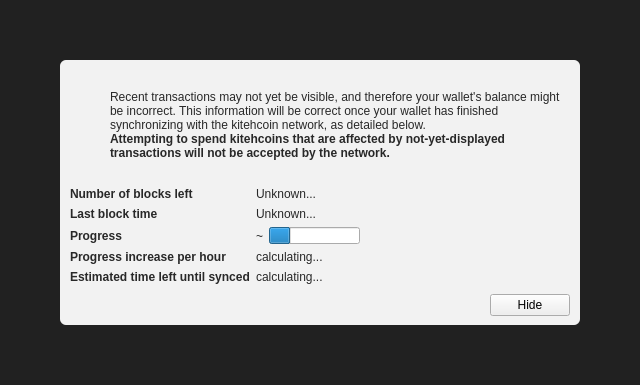
<?xml version="1.0" encoding="UTF-8"?>
<ui version="4.0">
 <class>ModalOverlay</class>
 <widget class="ModalOverlay" name="ModalOverlay">
  <property name="geometry">
   <rect>
    <x>0</x>
    <y>0</y>
    <width>640</width>
    <height>385</height>
   </rect>
  </property>
  <property name="windowTitle">
   <string>Form</string>
  </property>
  <layout class="QVBoxLayout" name="verticalLayout" stretch="0">
   <property name="sizeConstraint">
    <enum>QLayout::SetDefaultConstraint</enum>
   </property>
   <property name="leftMargin">
    <number>0</number>
   </property>
   <property name="topMargin">
    <number>0</number>
   </property>
   <property name="rightMargin">
    <number>0</number>
   </property>
   <property name="bottomMargin">
    <number>0</number>
   </property>
   <item>
    <widget class="QWidget" name="bgWidget" native="true">
     <property name="styleSheet">
      <string notr="true">#bgWidget { background: rgba(0,0,0,220); }</string>
     </property>
     <layout class="QVBoxLayout" name="verticalLayoutMain" stretch="1">
      <property name="leftMargin">
       <number>60</number>
      </property>
      <property name="topMargin">
       <number>60</number>
      </property>
      <property name="rightMargin">
       <number>60</number>
      </property>
      <property name="bottomMargin">
       <number>60</number>
      </property>
      <item>
       <widget class="QWidget" name="contentWidget" native="true">
        <property name="styleSheet">
         <string notr="true">#contentWidget { background: rgba(255,255,255,240); border-radius: 6px; }

QLabel { color: rgb(40,40,40);  }</string>
        </property>
        <layout class="QVBoxLayout" name="verticalLayoutSub" stretch="1,0,0,0">
         <property name="spacing">
          <number>0</number>
         </property>
         <property name="leftMargin">
          <number>10</number>
         </property>
         <property name="topMargin">
          <number>10</number>
         </property>
         <property name="rightMargin">
          <number>10</number>
         </property>
         <property name="bottomMargin">
          <number>10</number>
         </property>
         <item>
          <layout class="QHBoxLayout" name="horizontalLayoutIconText" stretch="0,1">
           <property name="topMargin">
            <number>20</number>
           </property>
           <item>
            <layout class="QVBoxLayout" name="verticalLayoutIcon">
             <property name="leftMargin">
              <number>0</number>
             </property>
             <item>
              <widget class="QPushButton" name="warningIcon">
               <property name="enabled">
                <bool>false</bool>
               </property>
               <property name="text">
                <string/>
               </property>
               <property name="icon">
                <iconset>
                 <normaloff>:/icons/warning</normaloff>
                 <disabledoff>:/icons/warning</disabledoff>:/icons/warning</iconset>
               </property>
               <property name="iconSize">
                <size>
                 <width>48</width>
                 <height>48</height>
                </size>
               </property>
               <property name="flat">
                <bool>true</bool>
               </property>
              </widget>
             </item>
             <item>
              <spacer name="verticalSpacerWarningIcon">
               <property name="orientation">
                <enum>Qt::Vertical</enum>
               </property>
               <property name="sizeHint" stdset="0">
                <size>
                 <width>20</width>
                 <height>40</height>
                </size>
               </property>
              </spacer>
             </item>
            </layout>
           </item>
           <item>
            <layout class="QVBoxLayout" name="verticalLayoutInfoText">
             <property name="leftMargin">
              <number>0</number>
             </property>
             <property name="topMargin">
              <number>0</number>
             </property>
             <item>
              <widget class="QLabel" name="infoText">
               <property name="text">
                <string>Recent transactions may not yet be visible, and therefore your wallet's balance might be incorrect. This information will be correct once your wallet has finished synchronizing with the kitehcoin network, as detailed below.</string>
               </property>
               <property name="textFormat">
                <enum>Qt::RichText</enum>
               </property>
               <property name="wordWrap">
                <bool>true</bool>
               </property>
              </widget>
             </item>
             <item>
              <widget class="QLabel" name="infoTextStrong">
               <property name="font">
                <font>
                 <weight>75</weight>
                 <bold>true</bold>
                </font>
               </property>
               <property name="text">
                <string>Attempting to spend kitehcoins that are affected by not-yet-displayed transactions will not be accepted by the network.</string>
               </property>
               <property name="textFormat">
                <enum>Qt::RichText</enum>
               </property>
               <property name="wordWrap">
                <bool>true</bool>
               </property>
              </widget>
             </item>
             <item>
              <spacer name="verticalSpacerInTextSpace">
               <property name="orientation">
                <enum>Qt::Vertical</enum>
               </property>
               <property name="sizeHint" stdset="0">
                <size>
                 <width>20</width>
                 <height>40</height>
                </size>
               </property>
              </spacer>
             </item>
            </layout>
           </item>
          </layout>
         </item>
         <item>
          <spacer name="verticalSpacerAfterText">
           <property name="orientation">
            <enum>Qt::Vertical</enum>
           </property>
           <property name="sizeHint" stdset="0">
            <size>
             <width>20</width>
             <height>40</height>
            </size>
           </property>
          </spacer>
         </item>
         <item>
          <layout class="QFormLayout" name="formLayout">
           <property name="fieldGrowthPolicy">
            <enum>QFormLayout::FieldsStayAtSizeHint</enum>
           </property>
           <property name="horizontalSpacing">
            <number>6</number>
           </property>
           <property name="verticalSpacing">
            <number>6</number>
           </property>
           <property name="topMargin">
            <number>10</number>
           </property>
           <item row="0" column="0">
            <widget class="QLabel" name="labelNumberOfBlocksLeft">
             <property name="font">
              <font>
               <weight>75</weight>
               <bold>true</bold>
              </font>
             </property>
             <property name="text">
              <string>Number of blocks left</string>
             </property>
            </widget>
           </item>
           <item row="0" column="1">
            <widget class="QLabel" name="numberOfBlocksLeft">
             <property name="text">
              <string>Unknown...</string>
             </property>
            </widget>
           </item>
           <item row="1" column="0">
            <widget class="QLabel" name="labelLastBlockTime">
             <property name="font">
              <font>
               <weight>75</weight>
               <bold>true</bold>
              </font>
             </property>
             <property name="text">
              <string>Last block time</string>
             </property>
            </widget>
           </item>
           <item row="1" column="1">
            <widget class="QLabel" name="newestBlockDate">
             <property name="sizePolicy">
              <sizepolicy hsizetype="Maximum" vsizetype="Preferred">
               <horstretch>0</horstretch>
               <verstretch>0</verstretch>
              </sizepolicy>
             </property>
             <property name="text">
              <string>Unknown...</string>
             </property>
            </widget>
           </item>
           <item row="2" column="0">
            <widget class="QLabel" name="labelSyncDone">
             <property name="font">
              <font>
               <weight>75</weight>
               <bold>true</bold>
              </font>
             </property>
             <property name="text">
              <string>Progress</string>
             </property>
            </widget>
           </item>
           <item row="2" column="1">
            <layout class="QHBoxLayout" name="horizontalLayoutSync" stretch="0,1">
             <item>
              <widget class="QLabel" name="percentageProgress">
               <property name="text">
                <string notr="true">~</string>
               </property>
              </widget>
             </item>
             <item>
              <widget class="QProgressBar" name="progressBar">
               <property name="value">
                <number>24</number>
               </property>
               <property name="format">
                <string/>
               </property>
              </widget>
             </item>
            </layout>
           </item>
           <item row="4" column="0">
            <widget class="QLabel" name="labelProgressIncrease">
             <property name="font">
              <font>
               <weight>75</weight>
               <bold>true</bold>
              </font>
             </property>
             <property name="text">
              <string>Progress increase per hour</string>
             </property>
            </widget>
           </item>
           <item row="4" column="1">
            <widget class="QLabel" name="progressIncreasePerH">
             <property name="text">
              <string>calculating...</string>
             </property>
            </widget>
           </item>
           <item row="5" column="0">
            <widget class="QLabel" name="labelEstimatedTimeLeft">
             <property name="font">
              <font>
               <weight>75</weight>
               <bold>true</bold>
              </font>
             </property>
             <property name="text">
              <string>Estimated time left until synced</string>
             </property>
            </widget>
           </item>
           <item row="5" column="1">
            <widget class="QLabel" name="expectedTimeLeft">
             <property name="text">
              <string>calculating...</string>
             </property>
            </widget>
           </item>
          </layout>
         </item>
         <item>
          <layout class="QHBoxLayout" name="horizontalLayoutButtons">
           <property name="leftMargin">
            <number>10</number>
           </property>
           <property name="topMargin">
            <number>10</number>
           </property>
           <item>
            <spacer name="horizontalSpacer">
             <property name="orientation">
              <enum>Qt::Horizontal</enum>
             </property>
             <property name="sizeHint" stdset="0">
              <size>
               <width>40</width>
               <height>20</height>
              </size>
             </property>
            </spacer>
           </item>
           <item>
            <widget class="QPushButton" name="closeButton">
             <property name="text">
              <string>Hide</string>
             </property>
            </widget>
           </item>
          </layout>
         </item>
        </layout>
       </widget>
      </item>
     </layout>
    </widget>
   </item>
  </layout>
 </widget>
 <customwidgets>
  <customwidget>
   <class>ModalOverlay</class>
   <extends>QWidget</extends>
   <header>modaloverlay.h</header>
   <container>1</container>
  </customwidget>
 </customwidgets>
 <resources/>
 <connections/>
</ui>
